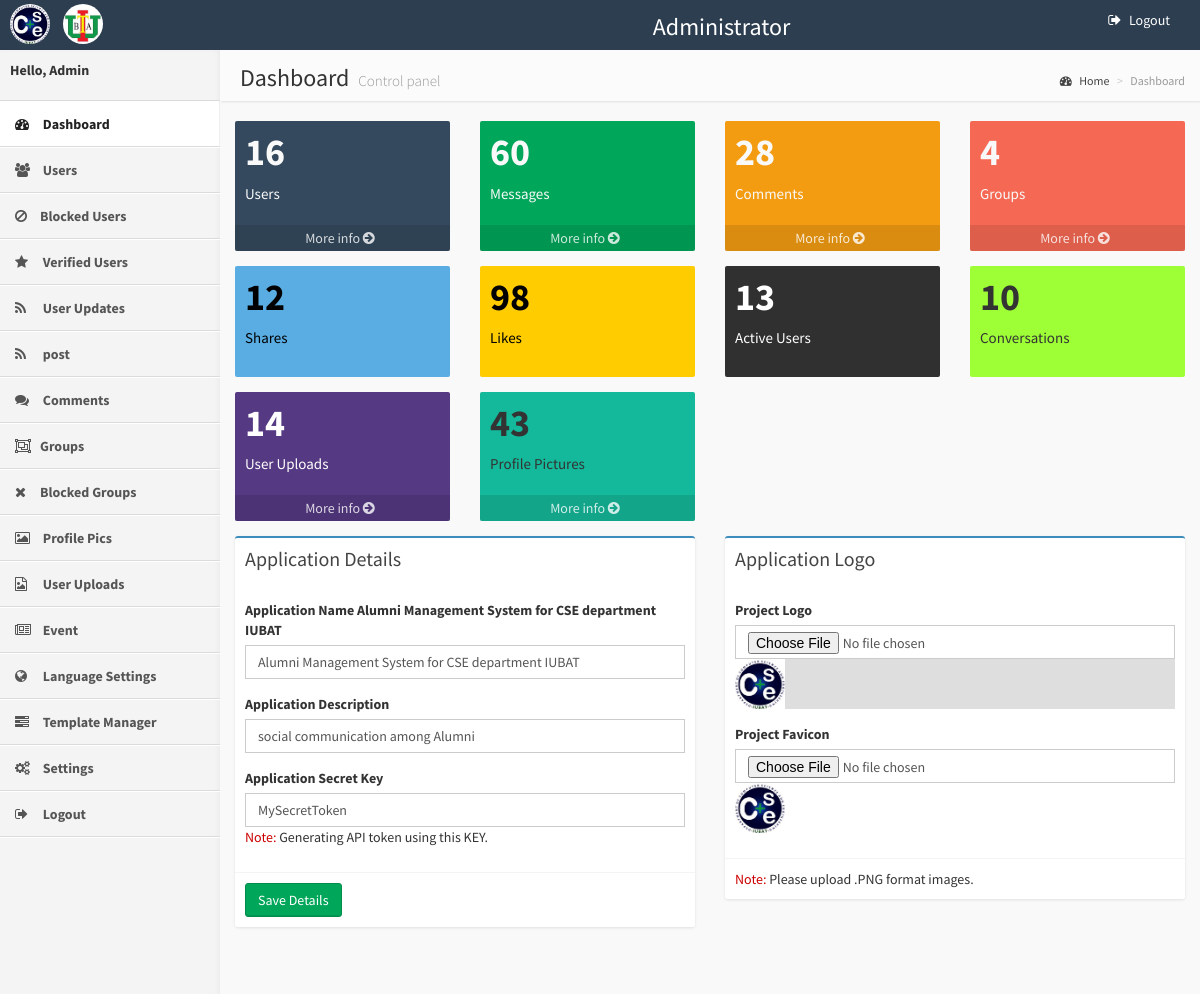
Page /WallAdmin/home.php (signed in) on the committed database.
### tables this page shows
CREATE TABLE `configurations` (
  `con_id` int(11) NOT NULL,
  `newsfeedPerPage` int(3) DEFAULT NULL,
  `friendsPerPage` int(3) DEFAULT NULL,
  `photosPerPage` int(3) DEFAULT NULL,
  `groupsPerPage` int(3) DEFAULT NULL,
  `adminPerPage` int(3) DEFAULT NULL,
  `uploadImage` int(11) DEFAULT NULL,
  `bannerWidth` int(11) DEFAULT NULL,
  `profileWidth` int(11) DEFAULT NULL,
  `notificationPerPage` int(3) DEFAULT NULL,
  `friendsWidgetPerPage` int(4) DEFAULT NULL,
  `gravatar` enum('0','1') DEFAULT NULL,
  `forgot` varchar(30) DEFAULT NULL,
  `applicationName` varchar(100) NOT NULL,
  `applicationDesc` text NOT NULL,
  `language_labels` enum('0','1') DEFAULT '0',
  `upload` int(11) DEFAULT NULL,
  `applicationToken` varchar(30) DEFAULT NULL
);

### WallAdmin/includes/Wall_Admin.php (called while the page is built, shortened)
<?php
class Wall_Admin
{
    public function Get_Configurations()
    {
        $db = getDB();
        $stmt = $db->prepare("SELECT  * FROM configurations WHERE con_id='1' ");
        $stmt->execute();
        $row = $stmt->fetch(PDO::FETCH_OBJ);
        $data = json_decode(json_encode($row),true);
        return $data;
    }
    public function Users_Count()
    {
        $db = getDB();
        $sql="SELECT uid FROM users";
        $stmt = $db->prepare($sql);
        $stmt->execute();
        return $stmt->rowCount();
    }
    public function Updates_Count()
    {
        $db = getDB();
        $sql="SELECT msg_id FROM messages";
        $stmt = $db->prepare($sql);
        $stmt->execute();
        return $stmt->rowCount();
    }
    public function Comments_Count()
    {
        $db = getDB();
        $sql="SELECT com_id FROM comments";
        $stmt = $db->prepare($sql);
        $stmt->execute();
        return $stmt->rowCount();
    }
    public function Groups_Count()
    {
        $db = getDB();
        $sql="SELECT group_id FROM groups";
        $stmt = $db->prepare($sql);
        $stmt->execute();
        return $stmt->rowCount();
    }
    public function Share_Count()
    {
        $db = getDB();
        $sql="SELECT share_id FROM message_share";
        $stmt = $db->prepare($sql);
        $stmt->execute();
        return $stmt->rowCount();
    }
    public function Like_Count()
    {
        $db = getDB();
        $sql="SELECT like_id FROM message_like";
        $stmt = $db->prepare($sql);
        $stmt->execute();
        return $stmt->rowCount();
    }
    public function ActiveUsers_Count()
    {
        $db = getDB();
        $sql="SELECT uid FROM users where status='1'";
        $stmt = $db->prepare($sql);
        $stmt->execute();
        return $stmt->rowCount();
    }
    public function Conversations_Count()
    {
        $db = getDB();
        $sql="SELECT c_id FROM conversation";
        $stmt = $db->prepare($sql);
        $stmt->execute();
        return $stmt->rowCount();
    }
    public function UserUploads_Count()
    {
        $db = getDB();
        $sql="SELECT id FROM user_uploads WHERE image_type='0'";
        $stmt = $db->prepare($sql);
        $stmt->execute();
        return $stmt->rowCount();
    }
    public function ProfileUploads_Count()
    {
        $db = getDB();
        $sql="SELECT id FROM user_uploads WHERE image_type>'0'";
        $stmt = $db->prepare($sql);
        $stmt->execute();
        return $stmt->rowCount();
    }
}
?>

### WallAdmin/configurations.php (called while the page is built, shortened)
<?php
$Get_Configurations=$WallAdmin->Get_Configurations();
$applicationName=$Get_Configurations['applicationName'];
$applicationDesc=$Get_Configurations['applicationDesc'];
$applicationToken=$Get_Configurations['applicationToken'];
?>

### WallAdmin/home.php (the view, shortened to what this page needs)
<?php
include_once 'includes.php';
$Users_Count=$WallAdmin->Users_Count();
$Updates_Count=$WallAdmin->Updates_Count();
$Comments_Count=$WallAdmin->Comments_Count();
$Groups_Count=$WallAdmin->Groups_Count();
$Share_Count=$WallAdmin->Share_Count();
$Like_Count=$WallAdmin->Like_Count();
$ActiveUsers_Count=$WallAdmin->ActiveUsers_Count();
$Conversations_Count=$WallAdmin->Conversations_Count();
$UserUploads_Count=$WallAdmin->UserUploads_Count();
$ProfileUploads_Count=$WallAdmin->ProfileUploads_Count();
include 'configurations.php';
?>
<!DOCTYPE html>
<html>
    <?php include_once("head.php"); ?>
    <body class="skin-blue">
        <?php include_once("header.php"); ?>
        <div class="wrapper row-offcanvas row-offcanvas-left">
           <?php include_once("menu.php"); ?>
            <aside class="right-side">
                <section class="content-header">
                    <h1>
                        Dashboard
                        <small>Control panel</small>
                    </h1>
                    <ol class="breadcrumb">
                        <li><a href="#"><i class="fa fa-dashboard"></i> Home</a></li>
                        <li class="active">Dashboard</li>
                    </ol>
                </section>
                <section class="content">
<div class="row">
                        <div class="col-lg-3 col-xs-6">
                            <div class="small-box bg-aqua">
                                <div class="inner">
                                    <h3>
                                        <?php echo $Users_Count; ?>
                                    </h3>
                                    <p>
                                        Users
                                    </p>
                                </div>
                                <a href="users.php" class="small-box-footer">
                                    More info <i class="fa fa-arrow-circle-right"></i>
                                </a>
                            </div>
                        </div>
                        <div class="col-lg-3 col-xs-6">
                            <div class="small-box bg-green">
                                <div class="inner">
                                    <h3>
                                        <?php echo $Updates_Count; ?>
                                    </h3>
                                    <p>
                                        Messages
                                    </p>
                                </div>
                                <a href="updates.php" class="small-box-footer">
                                    More info <i class="fa fa-arrow-circle-right"></i>
                                </a>
                            </div>
                        </div>
                        <div class="col-lg-3 col-xs-6">
                            <div class="small-box bg-yellow">
                                <div class="inner">
                                    <h3>
                                       <?php echo $Comments_Count; ?>
                                    </h3>
                                    <p>
                                      Comments
                                    </p>
                                </div>
                                <a href="comments.php" class="small-box-footer">
                                    More info <i class="fa fa-arrow-circle-right"></i>
                                </a>
                            </div>
                        </div>
                        <div class="col-lg-3 col-xs-6">
                            <div class="small-box bg-red">
                                <div class="inner">
                                    <h3>
                                        <?php echo $Groups_Count; ?>
                                    </h3>
                                    <p>
                                        Groups
                                    </p>
                                </div>
                                <a href="groups.php" class="small-box-footer">
                                    More info <i class="fa fa-arrow-circle-right"></i>
                                </a>
                            </div>
                        </div>
						 <div class="col-lg-3 col-xs-6">
                            <div class="small-box flat_sky">
                                <div class="inner">
                                    <h3>
                                        <?php echo $Share_Count; ?>
                                    </h3>
                                    <p>
                                        Shares
                                    </p>
                                </div>
                            </div>
                        </div>
						 <div class="col-lg-3 col-xs-6">
                            <div class="small-box flat_yellow">
                                <div class="inner">
                                    <h3>
                                        <?php echo $Like_Count; ?>
                                    </h3>
                                    <p>
                                        Likes
                                    </p>
                                </div>
                            </div>
                        </div>
						 <div class="col-lg-3 col-xs-6">
                            <div class="small-box flat_black">
                                <div class="inner">
                                    <h3>
                                        <?php echo $ActiveUsers_Count; ?>
                                    </h3>
                                    <p>
                                        Active Users
                                    </p>
                                </div>
                            </div>
                        </div>
						 <div class="col-lg-3 col-xs-6">
                            <div class="small-box flat_lemon">
                                <div class="inner">
                                    <h3>
                                        <?php echo $Conversations_Count; ?>
                                    </h3>
                                    <p>
                                        Conversations
                                    </p>
                                </div>
                            </div>
                        </div>
							 <div class="col-lg-3 col-xs-6">
                            <div class="small-box flat_new">
                                <div class="inner">
                                    <h3>
                                        <?php echo $UserUploads_Count; ?>
                                    </h3>
                                    <p>
                                        User Uploads
                                    </p>
                                </div>
                                <a href="userUploads.php" class="small-box-footer">
                                    More info <i class="fa fa-arrow-circle-right"></i>
                                </a>
                            </div>
                        </div>
							 <div class="col-lg-3 col-xs-6">
                            <div class="small-box flat_new1">
                                <div class="inner">
                                    <h3>
                                        <?php echo $ProfileUploads_Count; ?>
                                    </h3>
                                    <p>
                                        Profile Pictures
                                    </p>
                                </div>
                                <a href="userPics.php" class="small-box-footer">
                                    More info <i class="fa fa-arrow-circle-right"></i>
                                </a>
                            </div>
                        </div>
                        </div>
						<div class="row">
						 <div class="col-md-6">
                            <div class="box box-primary">
                                <div class="box-header">
                                    <h3 class="box-title">Application Details</h3>
                                </div>
<form role="form" method="post" action="" name="applicationDetails">
<div class="box-body">
<div class="form-group">
<label for="exampleInputEmail1">Application Name <?php echo $applicationName ?></label>
<input type="text" class="form-control" name="applicationName" placeholder="" value="<?php echo $applicationName ?>">
</div>
<div class="form-group">
<label for="exampleInputPassword1">Application Description</label>
<input type="text" class="form-control" name="applicationDesc" placeholder="" value="<?php echo $applicationDesc ?>">
</div>
<div class="form-group">
<label for="exampleInputEmail1">Application Secret Key  </label>
<input type="text" class="form-control" name="applicationToken" placeholder="" value="<?php echo $applicationToken ?>">
<span class="note">Note:</span> Generating API token using this KEY.
</div>
</div>
<div class="box-footer">
<input type="submit" class="btn btn-success" value="Save Details" />
</div>
</form>
                            </div>
                        </div>
                        <div class="col-md-6">
                            <div class="box box-primary">
                                <div class="box-header">
                                    <h3 class="box-title">Application Logo</h3>
                                </div>
                                    <div class="box-body">
                                        <div class="form-group">
                                            <label for="exampleInputEmail1">Project Logo</label>
                                            <form id="imageform" method="post" enctype="multipart/form-data" action="ajaxLogoUpload.php">
                                            <input type="file" class="form-control" name="photoimg"  id="photoimg"/>
                                             <div id="logo_img">
                                             <img src="../uploads/logo.png" class='logoPreview'/>
                                             </div>
                                            </form>
                                        </div>
                                         <div class="form-group">
                                            <label for="exampleInputEmail1">Project Favicon</label>
                                            <form id="imageformFav" method="post" enctype="multipart/form-data" action="ajaxFaviconUpload.php">
                                            <input type="file" class="form-control" name="photoimg"  id="photoimgFav"/>
                                            <div id="fav_img">
                                             <img src="../uploads/favicon.png" class='logoPreview'/>
                                            </div>
                                            </form>
                                        </div>
                                    </div>
                                    <div class="box-footer">
                                      <span class="note">Note:</span> Please upload .PNG format images.
                                    </div>
                            </div>
                        </div>
                        </div>
                </section>
            </aside>
        </div>
    </body>
</html>

### css/wallscriptPlugins.css (style rules this page uses)
.note { color: #cc0000 }
body:after { content: url(../wall_icons/close.png) url(../wall_icons/loading.gif) url(../wall_icons/prev.png) url(../wall_icons/next.png); display: none; }
.fa { display: inline-block; font: normal normal normal 14px/1 FontAwesome; font-size: inherit; text-rendering: auto; -webkit-font-smoothing: antialiased; -moz-osx-font-smoothing: grayscale; margin-right: 5px; }
.fa-arrow-circle-right:before { content: "\f0a9"; }
.fa-dashboard:before, .fa-tachometer:before { content: "\f0e4"; }

### rows in the picture
configurations: applicationName "Alumni Management System for CSE department IUBAT", applicationDesc "social communication among Alumni", applicationToken "MySecretToken"

### other values in the picture
$Users_Count "16"
$Updates_Count "60"
$Comments_Count "28"
$Groups_Count "4"
$Share_Count "12"
$Like_Count "98"
$ActiveUsers_Count "13"
$Conversations_Count "10"
$UserUploads_Count "14"
$ProfileUploads_Count "43"
